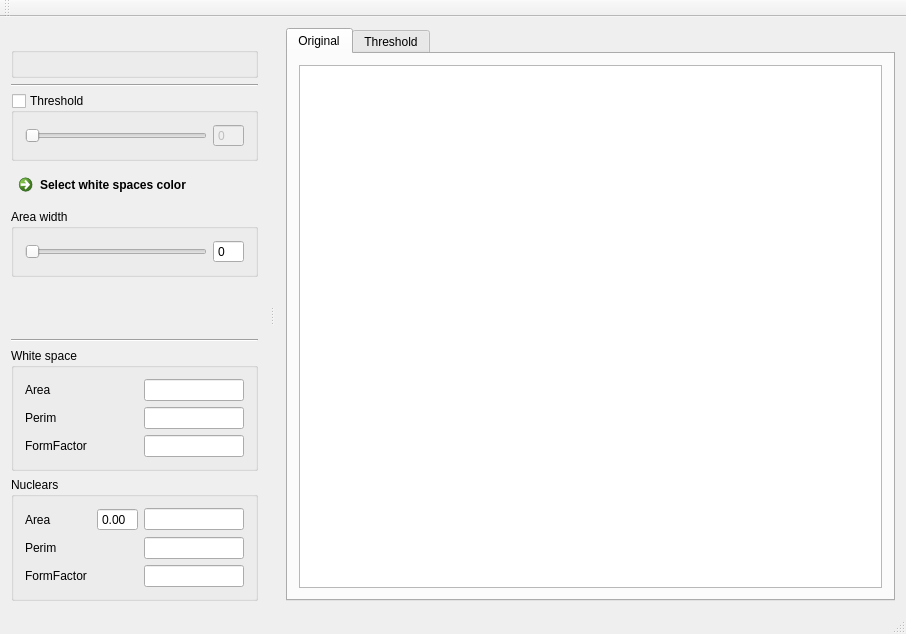
<?xml version="1.0" encoding="UTF-8"?>
<ui version="4.0">
 <class>MainWindow</class>
 <widget class="QMainWindow" name="MainWindow">
  <property name="geometry">
   <rect>
    <x>0</x>
    <y>0</y>
    <width>906</width>
    <height>634</height>
   </rect>
  </property>
  <property name="windowTitle">
   <string>Cancer detection and analysis</string>
  </property>
  <property name="windowIcon">
   <iconset resource="sources.qrc">
    <normaloff>:/icons/favicon-cancer.png</normaloff>:/icons/favicon-cancer.png</iconset>
  </property>
  <widget class="QWidget" name="centralWidget">
   <layout class="QVBoxLayout" name="verticalLayout_2">
    <item>
     <widget class="QTabWidget" name="tabWidget">
      <property name="currentIndex">
       <number>0</number>
      </property>
      <widget class="QWidget" name="imageTab">
       <attribute name="title">
        <string>Original</string>
       </attribute>
       <layout class="QVBoxLayout" name="verticalLayout_3">
        <item>
         <widget class="ImageWidget" name="imageView"/>
        </item>
       </layout>
      </widget>
      <widget class="QWidget" name="thresholdImg">
       <attribute name="title">
        <string>Threshold</string>
       </attribute>
       <layout class="QHBoxLayout" name="horizontalLayout">
        <item>
         <widget class="ImageWidget" name="thresholdImgView"/>
        </item>
       </layout>
      </widget>
     </widget>
    </item>
   </layout>
  </widget>
  <widget class="QMenuBar" name="menuBar">
   <property name="geometry">
    <rect>
     <x>0</x>
     <y>0</y>
     <width>906</width>
     <height>21</height>
    </rect>
   </property>
  </widget>
  <widget class="QToolBar" name="mainToolBar">
   <attribute name="toolBarArea">
    <enum>TopToolBarArea</enum>
   </attribute>
   <attribute name="toolBarBreak">
    <bool>false</bool>
   </attribute>
  </widget>
  <widget class="QStatusBar" name="statusBar"/>
  <widget class="QDockWidget" name="dockWidget">
   <property name="features">
    <set>QDockWidget::DockWidgetMovable</set>
   </property>
   <property name="allowedAreas">
    <set>Qt::BottomDockWidgetArea|Qt::LeftDockWidgetArea</set>
   </property>
   <attribute name="dockWidgetArea">
    <number>1</number>
   </attribute>
   <widget class="QWidget" name="dockWidgetContents">
    <property name="minimumSize">
     <size>
      <width>200</width>
      <height>0</height>
     </size>
    </property>
    <layout class="QVBoxLayout" name="verticalLayout_5">
     <item>
      <widget class="ImageFileWidget" name="openImgFIleWidget"/>
     </item>
     <item>
      <widget class="Line" name="line">
       <property name="orientation">
        <enum>Qt::Horizontal</enum>
       </property>
      </widget>
     </item>
     <item>
      <widget class="QGroupBox" name="thresholdGB">
       <property name="title">
        <string>Threshold</string>
       </property>
       <property name="checkable">
        <bool>true</bool>
       </property>
       <property name="checked">
        <bool>false</bool>
       </property>
       <layout class="QHBoxLayout" name="horizontalLayout_2">
        <item>
         <widget class="QSlider" name="thresholdHSlider">
          <property name="maximum">
           <number>255</number>
          </property>
          <property name="orientation">
           <enum>Qt::Horizontal</enum>
          </property>
         </widget>
        </item>
        <item>
         <widget class="QSpinBox" name="thresholdSB">
          <property name="buttonSymbols">
           <enum>QAbstractSpinBox::NoButtons</enum>
          </property>
          <property name="maximum">
           <number>255</number>
          </property>
         </widget>
        </item>
       </layout>
      </widget>
     </item>
     <item>
      <widget class="QCommandLinkButton" name="selectionClrBtn">
       <property name="text">
        <string>Select white spaces color</string>
       </property>
       <property name="checkable">
        <bool>true</bool>
       </property>
      </widget>
     </item>
     <item>
      <widget class="QGroupBox" name="nuclearWidthGB">
       <property name="title">
        <string>Area width</string>
       </property>
       <property name="checkable">
        <bool>false</bool>
       </property>
       <property name="checked">
        <bool>false</bool>
       </property>
       <layout class="QHBoxLayout" name="horizontalLayout_6">
        <item>
         <widget class="QSlider" name="nuclearWidthSlider">
          <property name="maximum">
           <number>255</number>
          </property>
          <property name="orientation">
           <enum>Qt::Horizontal</enum>
          </property>
         </widget>
        </item>
        <item>
         <widget class="QSpinBox" name="nuclearWidthSB">
          <property name="buttonSymbols">
           <enum>QAbstractSpinBox::NoButtons</enum>
          </property>
          <property name="maximum">
           <number>255</number>
          </property>
         </widget>
        </item>
       </layout>
      </widget>
     </item>
     <item>
      <spacer name="verticalSpacer">
       <property name="orientation">
        <enum>Qt::Vertical</enum>
       </property>
       <property name="sizeHint" stdset="0">
        <size>
         <width>20</width>
         <height>40</height>
        </size>
       </property>
      </spacer>
     </item>
     <item>
      <widget class="Line" name="line_2">
       <property name="orientation">
        <enum>Qt::Horizontal</enum>
       </property>
      </widget>
     </item>
     <item>
      <widget class="QGroupBox" name="whiteGB">
       <property name="title">
        <string>White space</string>
       </property>
       <layout class="QVBoxLayout" name="verticalLayout">
        <item>
         <layout class="QHBoxLayout" name="horizontalLayout_5">
          <item>
           <widget class="QLabel" name="areaWhiteLabel">
            <property name="text">
             <string>Area</string>
            </property>
            <property name="buddy">
             <cstring>areaWhiteLineEdit</cstring>
            </property>
           </widget>
          </item>
          <item>
           <spacer name="horizontalSpacer">
            <property name="orientation">
             <enum>Qt::Horizontal</enum>
            </property>
            <property name="sizeHint" stdset="0">
             <size>
              <width>40</width>
              <height>20</height>
             </size>
            </property>
           </spacer>
          </item>
          <item>
           <widget class="QLineEdit" name="areaWhiteLineEdit">
            <property name="maximumSize">
             <size>
              <width>100</width>
              <height>16777215</height>
             </size>
            </property>
            <property name="readOnly">
             <bool>true</bool>
            </property>
           </widget>
          </item>
         </layout>
        </item>
        <item>
         <layout class="QHBoxLayout" name="horizontalLayout_4">
          <item>
           <widget class="QLabel" name="perimetrWhiteLabel">
            <property name="text">
             <string>Perim</string>
            </property>
            <property name="buddy">
             <cstring>perimetrWhiteLineEdit</cstring>
            </property>
           </widget>
          </item>
          <item>
           <spacer name="horizontalSpacer_2">
            <property name="orientation">
             <enum>Qt::Horizontal</enum>
            </property>
            <property name="sizeHint" stdset="0">
             <size>
              <width>40</width>
              <height>20</height>
             </size>
            </property>
           </spacer>
          </item>
          <item>
           <widget class="QLineEdit" name="perimetrWhiteLineEdit">
            <property name="maximumSize">
             <size>
              <width>100</width>
              <height>16777215</height>
             </size>
            </property>
            <property name="readOnly">
             <bool>true</bool>
            </property>
           </widget>
          </item>
         </layout>
        </item>
        <item>
         <layout class="QHBoxLayout" name="horizontalLayout_3">
          <item>
           <widget class="QLabel" name="formFactorWhiteLabel">
            <property name="text">
             <string>FormFactor</string>
            </property>
            <property name="buddy">
             <cstring>formFactorWhiteLineEditr</cstring>
            </property>
           </widget>
          </item>
          <item>
           <spacer name="horizontalSpacer_3">
            <property name="orientation">
             <enum>Qt::Horizontal</enum>
            </property>
            <property name="sizeHint" stdset="0">
             <size>
              <width>40</width>
              <height>20</height>
             </size>
            </property>
           </spacer>
          </item>
          <item>
           <widget class="QLineEdit" name="formFactorWhiteLineEditr">
            <property name="maximumSize">
             <size>
              <width>100</width>
              <height>16777215</height>
             </size>
            </property>
            <property name="readOnly">
             <bool>true</bool>
            </property>
           </widget>
          </item>
         </layout>
        </item>
       </layout>
      </widget>
     </item>
     <item>
      <widget class="QGroupBox" name="nuclearGB">
       <property name="title">
        <string>Nuclears</string>
       </property>
       <layout class="QVBoxLayout" name="verticalLayout_4">
        <item>
         <layout class="QHBoxLayout" name="nuclearAreaHLayout">
          <item>
           <widget class="QLabel" name="nuclearAreaLabel">
            <property name="text">
             <string>Area</string>
            </property>
            <property name="buddy">
             <cstring>doubleSpinBox</cstring>
            </property>
           </widget>
          </item>
          <item>
           <spacer name="nuclearAreaHSpacer">
            <property name="orientation">
             <enum>Qt::Horizontal</enum>
            </property>
            <property name="sizeHint" stdset="0">
             <size>
              <width>40</width>
              <height>20</height>
             </size>
            </property>
           </spacer>
          </item>
          <item>
           <widget class="QDoubleSpinBox" name="doubleSpinBox">
            <property name="buttonSymbols">
             <enum>QAbstractSpinBox::NoButtons</enum>
            </property>
           </widget>
          </item>
          <item>
           <widget class="QLineEdit" name="nuclearAreaLE">
            <property name="maximumSize">
             <size>
              <width>100</width>
              <height>16777215</height>
             </size>
            </property>
            <property name="readOnly">
             <bool>true</bool>
            </property>
           </widget>
          </item>
         </layout>
        </item>
        <item>
         <layout class="QHBoxLayout" name="nuclearPerimHLayout">
          <item>
           <widget class="QLabel" name="nuclearPerimLabel">
            <property name="text">
             <string>Perim</string>
            </property>
            <property name="buddy">
             <cstring>nuclearPerimLE</cstring>
            </property>
           </widget>
          </item>
          <item>
           <spacer name="nuclearPerimHSpacer">
            <property name="orientation">
             <enum>Qt::Horizontal</enum>
            </property>
            <property name="sizeHint" stdset="0">
             <size>
              <width>40</width>
              <height>20</height>
             </size>
            </property>
           </spacer>
          </item>
          <item>
           <widget class="QLineEdit" name="nuclearPerimLE">
            <property name="maximumSize">
             <size>
              <width>100</width>
              <height>16777215</height>
             </size>
            </property>
            <property name="readOnly">
             <bool>true</bool>
            </property>
           </widget>
          </item>
         </layout>
        </item>
        <item>
         <layout class="QHBoxLayout" name="nuclearFormHLayout">
          <item>
           <widget class="QLabel" name="nuclearFormLabel">
            <property name="text">
             <string>FormFactor</string>
            </property>
            <property name="buddy">
             <cstring>nuclearFormLE</cstring>
            </property>
           </widget>
          </item>
          <item>
           <spacer name="nuclearFormHSpacer">
            <property name="orientation">
             <enum>Qt::Horizontal</enum>
            </property>
            <property name="sizeHint" stdset="0">
             <size>
              <width>40</width>
              <height>20</height>
             </size>
            </property>
           </spacer>
          </item>
          <item>
           <widget class="QLineEdit" name="nuclearFormLE">
            <property name="maximumSize">
             <size>
              <width>100</width>
              <height>16777215</height>
             </size>
            </property>
            <property name="readOnly">
             <bool>true</bool>
            </property>
           </widget>
          </item>
         </layout>
        </item>
       </layout>
      </widget>
     </item>
    </layout>
   </widget>
  </widget>
 </widget>
 <layoutdefault spacing="6" margin="11"/>
 <customwidgets>
  <customwidget>
   <class>ImageFileWidget</class>
   <extends>QGroupBox</extends>
   <header>widgets/imagefilewidget.h</header>
   <container>1</container>
  </customwidget>
  <customwidget>
   <class>ImageWidget</class>
   <extends>QGraphicsView</extends>
   <header>widgets/imagewidget.h</header>
  </customwidget>
 </customwidgets>
 <resources>
  <include location="sources.qrc"/>
 </resources>
 <connections>
  <connection>
   <sender>thresholdHSlider</sender>
   <signal>valueChanged(int)</signal>
   <receiver>thresholdSB</receiver>
   <slot>setValue(int)</slot>
   <hints>
    <hint type="sourcelabel">
     <x>89</x>
     <y>157</y>
    </hint>
    <hint type="destinationlabel">
     <x>183</x>
     <y>157</y>
    </hint>
   </hints>
  </connection>
 </connections>
</ui>
